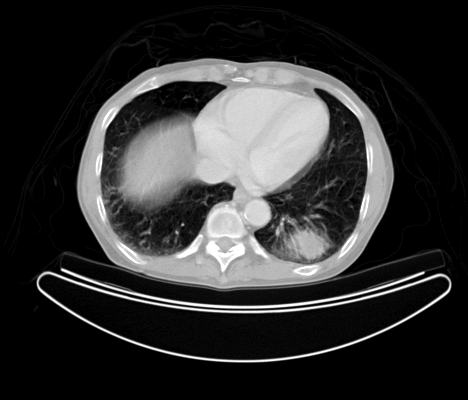
#> input picture week11/assignment/picture/brain.png, 468 x 400 px, given in place of A.gif, which was not available
$ python CPE463_code_assignment2_3.py
#> lines starting #> are read from the running program, lines starting #| are printed output that depends on the picture; after the words box and inside, x2 and y2 are one past the last pixel; in counts of white or black regions, pixels touching at a corner belong together; pictures that were not available may be replaced by others from this repository, and a replacement may not be noted
import cv2
import numpy as np
from PIL import Image
from matplotlib import pyplot as plt


def readImage(filename):
#> called with filename = './picture/A.gif'
    cap = cv2.VideoCapture(filename)
    _, img = cap.read()
#> img is the input picture: shape (400, 468, 3); min 0, max 255, mean 49.5
    cap.release()

    img = cv2.cvtColor(img,cv2.COLOR_RGB2GRAY)
#> img: shape (400, 468)

    return img

def findDescriptor(img, N=3):

    contour_array = []
    # Edge detection by canny
    img = cv2.Canny(img, 100,200)

    # Get point of edge and sampling 1/N image
    indices = np.where(img != [0])
    indices = zip(indices[0], indices[1])
    c=0
    for indice in indices:
        if c % N == 0:
            contour_array.append([indice[0],indice[1]])
        c+=1
    contour_array = np.array(contour_array)

    # Convert in form of Fourier descriptors
    contour_complex = np.empty(contour_array.shape[:-1], dtype=complex)
    contour_complex.real = contour_array[:, 0]
    contour_complex.imag = contour_array[:, 1]

    # Fourier transform
    fourier_result = np.fft.fft(contour_complex)

    # Plot
    samping_rate = contour_array.shape[0]
    abs_fourier_transform = np.abs(fourier_result)
    power_spectrum = np.square(abs_fourier_transform)
    frequency = np.linspace(0, samping_rate/2, len(power_spectrum))

    return frequency,power_spectrum

filename_A = './picture/A.gif'
filename_C = './picture/C.gif'
img_A = readImage(filename_A)
img_C = readImage(filename_C)

# resize image and rotate
scale_percent = 40
width = int(img_A.shape[1] * scale_percent / 100)
#> width = 187
height = int(img_A.shape[0] * scale_percent / 100)
#> height = 160
dim = (width, height)
#> dim = (187, 160)
resize = cv2.resize(img_A, dim, interpolation = cv2.INTER_AREA)
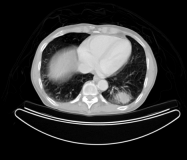
#> resize: shape (160, 187); min 0, max 255, mean 49.5
h_o, w_o = img_A.shape
#> h_o = 400; w_o = 468
h_r, w_r = resize.shape
#> h_r = 160; w_r = 187
h_e = int((h_o-h_r)/2)
#> h_e = 120
w_e = int((w_o-w_r)/2)
#> w_e = 140
resize = cv2.copyMakeBorder(resize, h_e, h_e, w_e, w_e, cv2.BORDER_CONSTANT, value=(255,255,255))
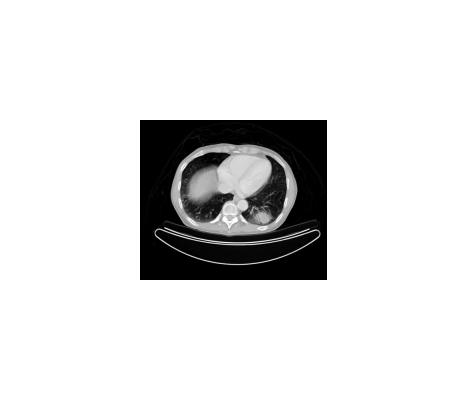
#> resize: shape (400, 467); min 0, max 255, mean 222.1
resize = Image.fromarray(resize)
rotated = resize.rotate(320, fillcolor='white')
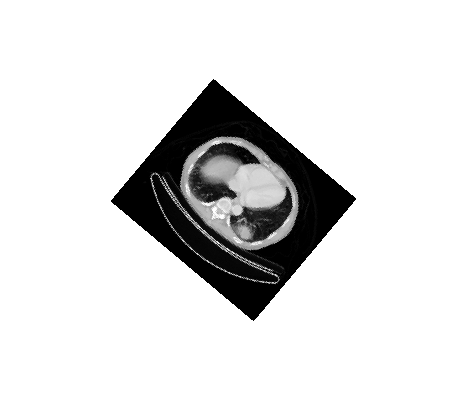
#> rotated: PIL image 467x400 L; min 0, max 255, mean 222.1
rotated = np.asarray(rotated)

# FDS
frequency_A, power_spectrum_A = findDescriptor(img_A, N=3)
#> in findDescriptor, `img = cv2.Canny(img, 100,200)`:
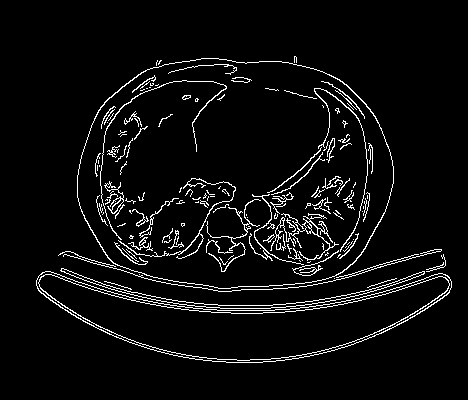
#> img: shape (400, 468); 5% white in thin lines or dots, all inside (x1, y1, x2, y2) = (36, 56, 452, 363)
#> in findDescriptor, `indices = np.where(img != [0])`: indices = 9391 positions, rows 56 to 362, columns 36 to 451
#> the loop in findDescriptor, `for indice in indices:` made 9391 passes
#> indice on passes 1 to 3: (56, 294), (56, 295), (57, 294)
#> after the loop in findDescriptor, `for indice in indices:`: c = 9391; contour_array = 3131 pairs, first value 56 to 362, second value 37 to 451
#> frequency_A = 3131 values from 0 to 1565.5; power_spectrum_A = 3131 values, max 1.08e+12 at index 0, min 3145.4 at index 1078, mean 394467830
frequency_B, power_spectrum_B = findDescriptor(rotated, N=3)
#> call 2 of findDescriptor, with N = 3
#> in findDescriptor (call 2), `img = cv2.Canny(img, 100,200)`:
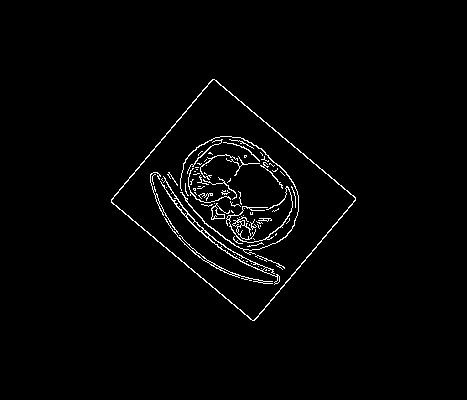
#> img: shape (400, 467); 2% white in thin lines or dots, all inside (x1, y1, x2, y2) = (111, 79, 356, 321)
#> in findDescriptor (call 2), `indices = np.where(img != [0])`: indices = 3645 positions, rows 79 to 320, columns 111 to 355
#> the loop in findDescriptor (call 2), `for indice in indices:` made 3645 passes
#> indice on passes 1 to 3: (79, 212), (79, 213), (79, 214)
#> after the loop in findDescriptor (call 2), `for indice in indices:`: c = 3645; contour_array = 1215 pairs, first value 79 to 320, second value 112 to 355
#> frequency_B = 1215 values from 0 to 607.5; power_spectrum_B = 1215 values, max 1.41e+11 at index 0, min 923.9 at index 750, mean 121214788
frequency_C, power_spectrum_C = findDescriptor(img_C, N=3)
#> frequency_C = 3131 values from 0 to 1565.5; power_spectrum_C has the same summary as power_spectrum_A

fig, axes = plt.subplots(2, 1, figsize=(10, 10))

axes[0].plot(frequency_A, power_spectrum_A, label = "Origin A")
axes[0].plot(frequency_B, power_spectrum_B, label = "Modify A")
axes[0].set_title("Compare A and B")
axes[0].legend()

axes[1].plot(frequency_A, power_spectrum_A, label = "Origin A")
axes[1].plot(frequency_C, power_spectrum_C, label = "Origin C")
axes[1].set_title("Compare A and C")
axes[1].legend()

plt.show()
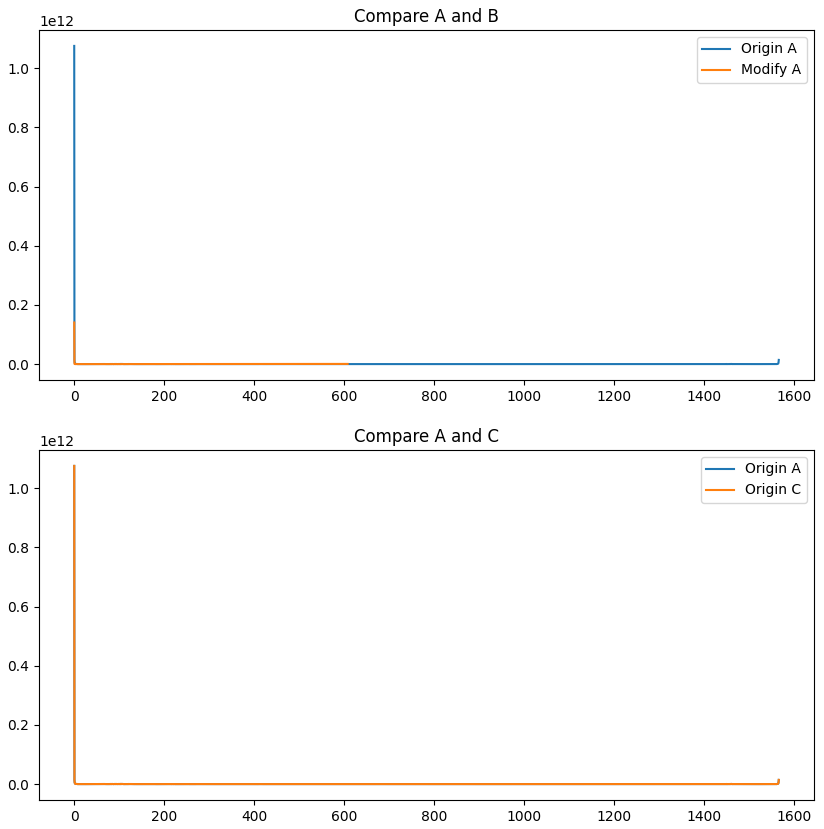
#> figure drawn by matplotlib, 2 panels; panel 1: curve peaks at x = 0, y = 1.08e+12; panel 1: curve peaks at x = 0, y = 1.41e+11; panel 2: curve peaks at x = 0, y = 1.08e+12; panel 2: curve peaks at x = 0, y = 1.08e+12
